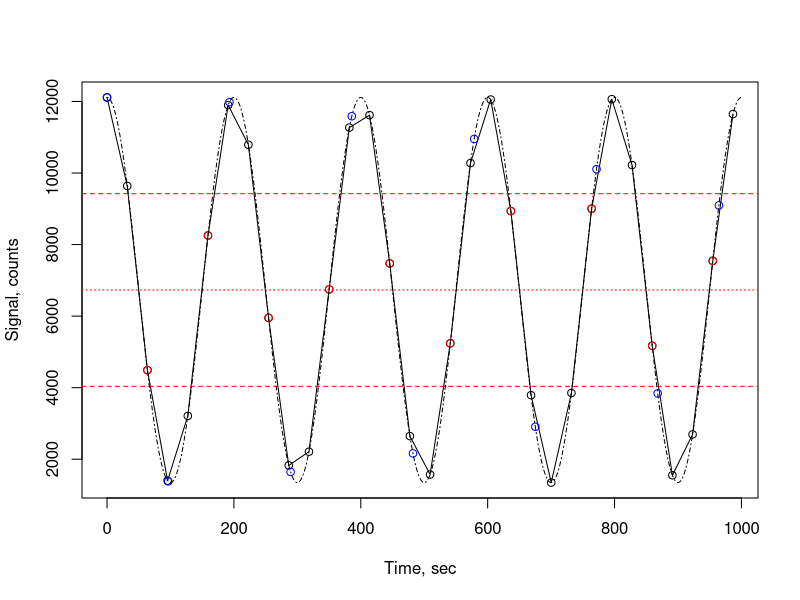
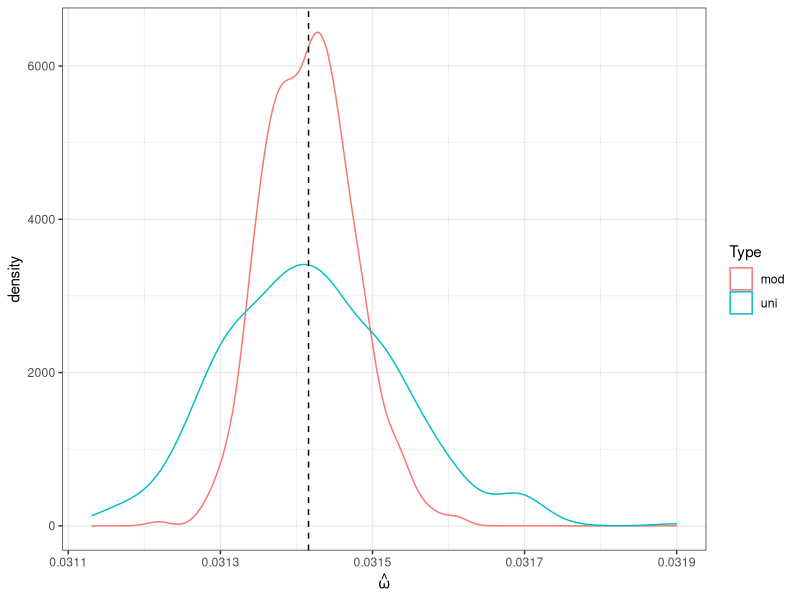

Write the R code that produced these figures, in order.
rm(list=ls(all=TRUE))
library(dplyr); library(plyr)
library(reshape2)
fancy <- function(x) formatC(x, 4, format = "e")

## I should show that my formula for var omega is the correct one
## define the measurement model
P = .8; N0 = 6730
errS = 1e-1*N0*P #absolute measurement error

phi = pi/2 #initial signal phase
w = 2*pi*.005#2*pi*120e3*.74e-4 # estimated frequency
.dcs <- function(x) N0 * (1 + P*sin(w*x + phi)) # structural model/expectation

w.guess = rnorm(1, w, .1*w) # if we do modulated sampling, we must guess the signal frequency; this line models the guessing

Ttot = 1000 #total measurement time
fs = w/(2*pi)*sqrt(4.3) #sampling frequency
t = seq(0, Ttot, by = 1/fs);#uniform sampling time 
t2 = seq(0, Ttot, by = .33/fs); plot(.dcs(t2)~t2, type="o", xlab="Time, sec", ylab="Signal, counts"); points(.dcs(t)~t, col="blue")
t2 <- t2[.dcs(t2) > N0*(1 - P*.5) & .dcs(t2) < N0*(1 + P*.5)]; points(.dcs(t2)~t2, col="red"); 
abline(h=N0*(1 + c(-.5,0,.5)*P), col="red", lty=c(2,3,2))
x = seq(0,Ttot,length.out=1000); lines(.dcs(x)~x, lty=4)
min(length(t), length(t2))->l
t <- t[1:l]; t2 = t2[1:l]
t <- list("uni" = t, "mod" = t2)
rm(t2)

Es = llply(t, function(x) {.dcs(x) -> e; names(e) <- x; e}) # expected values for the two samplings


#### modeling ####
Ntrial = 500 #number of trials
matrix(rnorm(Ntrial*l, sd=errS), ncol=Ntrial) -> s
llply(Es, function(e){e+s -> x; rownames(x) <- names(e); x})->s

melt(s) -> s; names(s) <- c("Time","Trl","Sgl", "Type")

## for all trials ####
s %>% ddply(.(Type, Trl), function(trl){
  nls(Sgl~ n*(1 + p*sin(frq*Time + phi)), data=trl, start=list(n = 5000, p = 1, frq=w.guess)) -> m3
  .est = coef(m3); names(.est) <- paste("X",names(.est), sep=".")
  .ster = sqrt(diag(vcov(m3))); names(.ster) <- paste("SE",names(.ster), sep=".")
  data.frame(c(.est, .ster)%>%t)
}) -> .stats

.se <- function(x) sd(x)/sqrt(length(x))

library(ggplot2)
ggplot(.stats, aes(X.frq, col=Type)) + geom_density() + 
  geom_vline(xintercept=w, linetype=2)+ 
  theme_bw() + labs(x=expression(hat(omega)))

## comparing the efficiencies
daply(.stats, "Type", function(x) .se(x$X.frq)) -> x
x["uni"]/x["mod"]
